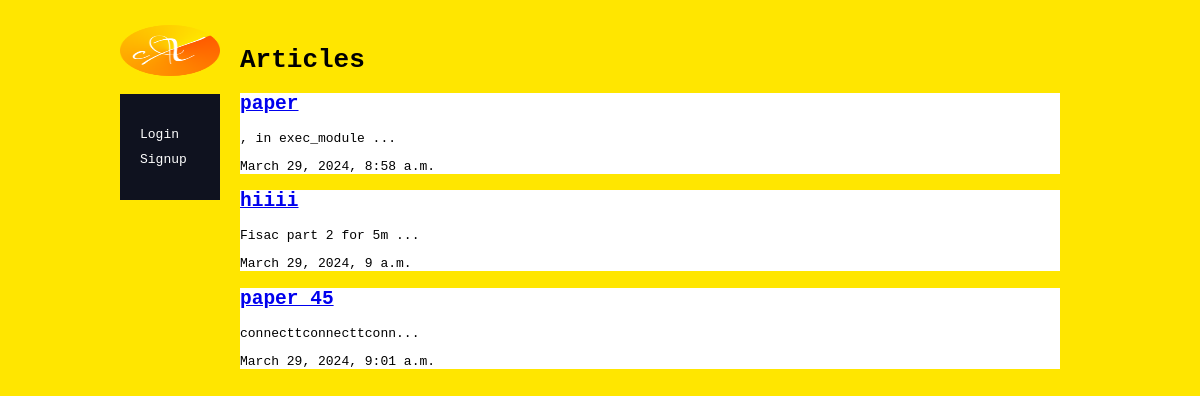
/articles/, run on an earlier commit of the app's database.
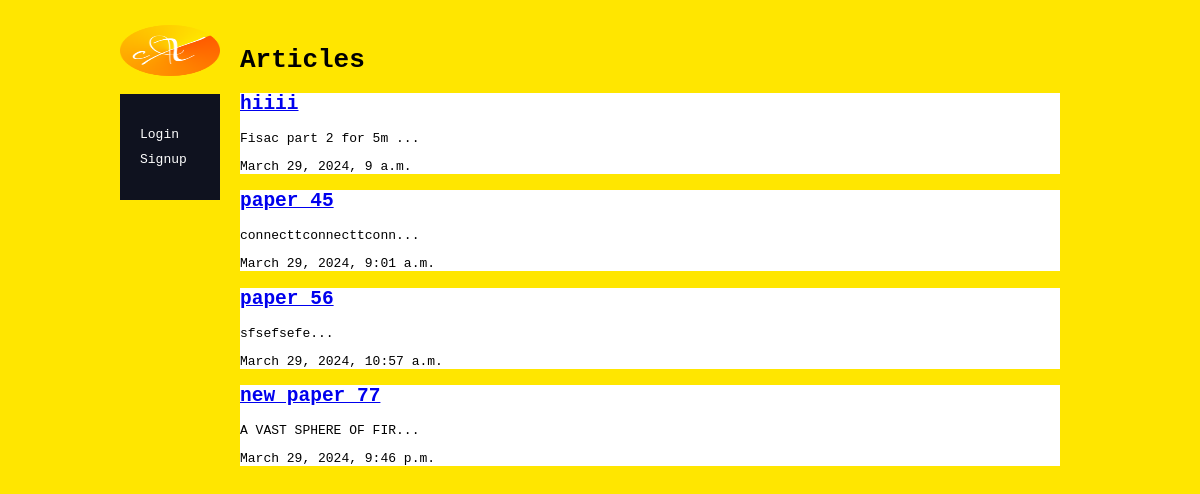
And on a later commit of the database.
### articles/models.py (models this page shows, shortened)
class Article(models.Model):
    title = models.CharField(max_length=100)
    slug = models.SlugField()
    body = models.TextField()
    date = models.DateTimeField(auto_now_add=True)
    thumb = models.ImageField(default='default.png', blank=True)
    author = models.ForeignKey(User, default=None, on_delete=models.CASCADE)
    approved = models.BooleanField(default=False)
    def snippet(self):
        return self.body[:20] + '...'

### articles/views.py (the view)
# urls.py: path('', views.article_list, name='list'),
def article_list(request):
    articles = Article.objects.all().order_by('date')
    return render(request, 'articles/article_list.html', {'articles': articles})

### articles/templates/articles/article_list.html
{% extends 'base_layout.html' %}
{% block content %}
            <h1>Articles</h1>
                {% for article in articles %}
                   <div class="article-cell">
                        <h2><a href="{% url 'articles:detail' slug=article.slug %}">{{ article.title }}</a></h2>
                        <p>{{ article.snippet }}</p>
                        <p>{{ article.date }}</p>
                    </div>
                {% endfor %}
        </div>
{% endblock %}

What changed in the data, as far as the page shows it:
removed Article: title "paper", snippet ", in exec_module ...", date "March 29, 2024, 8:58 a.m."
added Article: title "paper 56", snippet "sfsefsefe...", date "March 29, 2024, 10:57 a.m."
added Article: title "new paper 77", snippet "A VAST SPHERE OF FIR...", date "March 29, 2024, 9:46 p.m."
